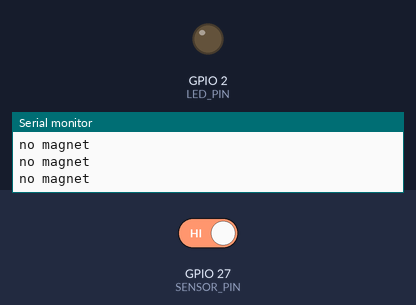
Bench run of a sketch on a simulated ESP32. Shown: output pins drawn as LEDs (lit = HIGH), the last lines printed to the serial monitor. The inputs (shaded band) are chosen by the test bench; at power-on: GPIO 27 (SENSOR_PIN) HIGH.

Above: at 2.8 s.
2.9 s: GPIO 27 (SENSOR_PIN) driven LOW
At 4.1 s:
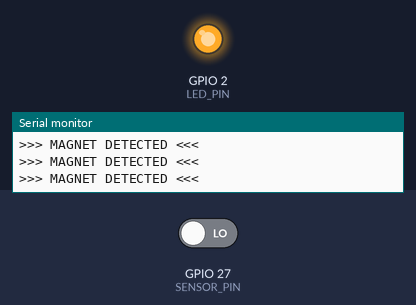
4.5 s: GPIO 27 (SENSOR_PIN) driven HIGH
At 5.3 s:
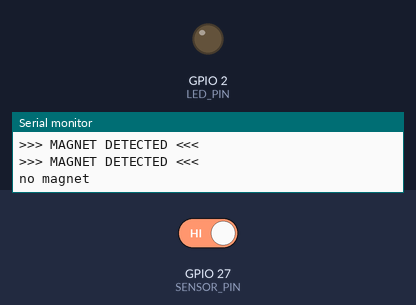
Timing chart, 0 to 7.5 s (numbered marks = the images above; inputs shaded):
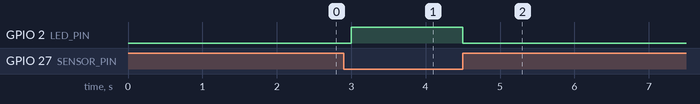

The sketch:

sensor_test.ino
```cpp
// Smart Chessboard — Arrival Day Test Sketch
// Tests: ESP32 alive, onboard LED, one A3144 hall sensor.
//
// WIRING (3 wires, no resistor needed — ESP32 internal pull-up is used):
//   A3144 flat face toward you, legs down, pins LEFT to RIGHT: VCC, GND, OUT
//   1. VCC (left)  -> ESP32 "VIN" pin (5V when powered from USB)
//   2. GND (mid)   -> ESP32 "GND"
//   3. OUT (right) -> ESP32 "D27" (GPIO 27)
//
// WHAT YOU SHOULD SEE (Serial Monitor @ 115200):
//   - "no magnet" printed once per second
//   - Bring a magnet close to the sensor's FLAT face ->
//     "MAGNET DETECTED" + onboard blue LED turns on
//   - A3144 only fires on ONE pole. If nothing happens, FLIP the magnet over.
//
// USE THIS TO:
//   1. Screen ~10 sensors for duds (swap sensor, re-test, ~30s each)
//   2. Later: sort ALL magnet poles (mark the face that triggers — that
//      face goes DOWN when glued into piece bases)

const int SENSOR_PIN = 27; // A3144 OUT
const int LED_PIN = 2;     // onboard blue LED

void setup() {
  Serial.begin(115200);
  pinMode(SENSOR_PIN, INPUT_PULLUP); // pull-up to 3.3V — safe, correct
  pinMode(LED_PIN, OUTPUT);
  Serial.println("\n=== Hall sensor test. Bring magnet close. ===");
}

void loop() {
  // A3144 is open-collector: LOW = magnet present
  bool detected = (digitalRead(SENSOR_PIN) == LOW);
  digitalWrite(LED_PIN, detected ? HIGH : LOW);
  Serial.println(detected ? ">>> MAGNET DETECTED <<<" : "no magnet");
  delay(detected ? 150 : 1000);
}
```

Measured:
- after the input at 2.9 s, GPIO 2 (LED_PIN): LOW → HIGH after 0.10 s
- after the input at 4.5 s, GPIO 2 (LED_PIN): HIGH → LOW at once
